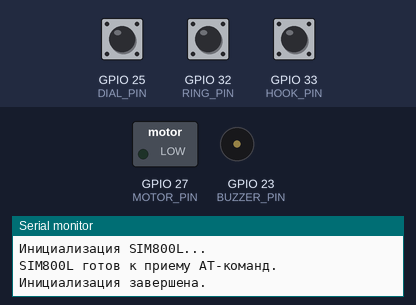
The program below on a simulated ESP32. Parts: switched loads named in the program (green lamp = pin HIGH), buzzer (waves = sounding), the last lines printed to the serial monitor. Dashed ring = blinking. Inputs (shaded band) come from the test bench; at power-on: GPIO 32 (RING_PIN) HIGH, GPIO 33 (HOOK_PIN) HIGH, GPIO 25 (DIAL_PIN) HIGH.

Above: at 6.2 s.
6.3 s: GPIO 32 (RING_PIN) pulled LOW for 3.2 s
At 8.46 s:
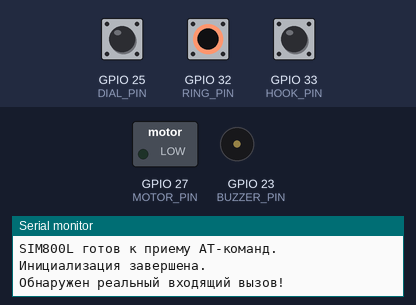
11.0 s: GPIO 33 (HOOK_PIN) pulled LOW for 0.15 s
At 11.12 s:
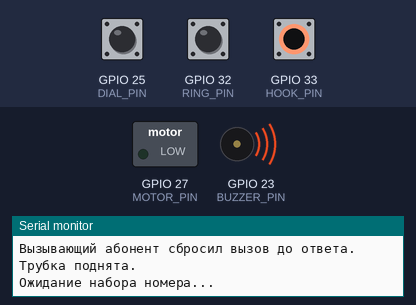
18.2 s: GPIO 33 (HOOK_PIN) pulled LOW for 3.2 s
At 22.1 s:
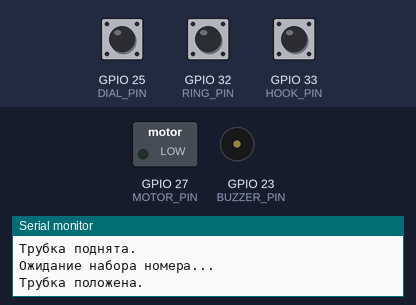
Timing chart, 0 to 23.6 s (numbered marks = the images above; inputs shaded):
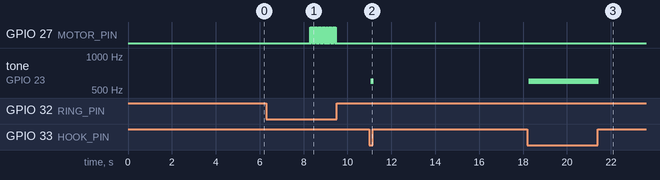

The program:

main.cpp
```cpp
#include "HardwareSerial.h"

// Используем аппаратный UART1 для общения с SIM800L
HardwareSerial SIM800L(1);  // UART1
void signalIncomingCall();
// Определяем пины
#define RING_PIN 32    // Пин для RING
#define HOOK_PIN 33    // Пин для кнопки трубки (положил трубку)
#define DIAL_PIN 25    // Пин для дискового переключателя
#define MOTOR_PIN 27   // Пин для управления мотором через MOSFET
#define BUZZER_PIN 23  // Пин для управления зуммером

// Переменные для дискового переключателя
int needToPrint = 0;
int count = 0;
int in = DIAL_PIN;
int lastState = LOW;
int trueState = LOW;
long lastStateChangeTime = 0;
int cleared = 0;

// Константы для дискового переключателя
int dialHasFinishedRotatingAfterMs = 100; // Время после которого считаем, что цифра набрана
int debounceDelay = 10;                   // Антидребезг
long lastDigitTime = 0;                   // Время последней набранной цифры
long digitTimeout = 5000;                 // Таймаут для завершения набора номера (5 секунд)

// Переменные для хранения набранного номера
String dialedNumber = "";

// Переменные для отслеживания состояния трубки
bool callInProgress = false;
bool dialingStarted = false;  // Флаг начала набора номера

// Прототип функции
void readDial();

// Переменные для антидребезга HOOK_PIN
int hookState = HIGH; // Текущее устойчивое состояние пина HOOK_PIN
int lastHookReading = HIGH; // Последнее прочитанное значение с HOOK_PIN
unsigned long lastHookDebounceTime = 0; // Время последнего изменения состояния
unsigned long hookDebounceDelay = 50; // Задержка для антидребезга (мс)

// Переменные для управления мотором
bool incomingCall = false;
unsigned long ringStartTime = 0;
unsigned long motorSignalStartTime = 0;

// Переменные для обработки RING_PIN
int ringState = HIGH;
unsigned long ringLowStartTime = 0;

int buzzerChannel = 0; // Канал для PWM
int buzzerResolution = 8; // Разрешение PWM (8 бит)
int buzzerFrequency = 600; // Начальная частота зуммера (Гц)
void setup() {
  // Инициализация монитора порта
  Serial.begin(115200);
  while (!Serial) {
    ; // Ждем инициализацию Serial
  }

  Serial.println("Инициализация SIM800L...");

  // Инициализация UART1 для SIM800L
  SIM800L.begin(9600, SERIAL_8N1, 16, 17);

  // Пауза для инициализации модуля
  delay(5000);
  Serial.println("SIM800L готов к приему AT-команд.");

  // Настройка пинов
  pinMode(RING_PIN, INPUT_PULLUP);
  pinMode(HOOK_PIN, INPUT_PULLUP); // Предполагаем, что при поднятой трубке пин в состоянии LOW
  pinMode(DIAL_PIN, INPUT_PULLUP);
  pinMode(MOTOR_PIN, OUTPUT); // Настраиваем MOTOR_PIN как выход
  digitalWrite(MOTOR_PIN, LOW); // Выключаем мотор по умолчанию

  ledcSetup(buzzerChannel, buzzerFrequency, buzzerResolution);
  ledcAttachPin(BUZZER_PIN, buzzerChannel);
  ledcWrite(buzzerChannel, 0); // Выключаем зуммер по умолчанию

  // Инициализация переменных дискового переключателя
  lastState = digitalRead(DIAL_PIN);
  trueState = lastState;

  // Инициализация HOOK_PIN
  hookState = digitalRead(HOOK_PIN);
  lastHookReading = hookState;

  // Инициализация RING_PIN
  ringState = digitalRead(RING_PIN);

  // Дополнительный вывод
  Serial.println("Инициализация завершена.");
}

void loop() {
  // Обработка RING_PIN для обнаружения входящего вызова
  int currentRingState = digitalRead(RING_PIN);

  if (currentRingState != ringState) {
    ringState = currentRingState;

    if (ringState == LOW) {
      ringLowStartTime = millis();
    } else if (ringState == HIGH) {
      // RING_PIN перешел из LOW в HIGH
      if (incomingCall && !callInProgress) {
        // Вызывающий абонент сбросил вызов до ответа
        incomingCall = false;
        digitalWrite(MOTOR_PIN, LOW);
        Serial.println("Вызывающий абонент сбросил вызов до ответа.");
      }
      ringLowStartTime = 0;
    }
  } else if (ringState == LOW && ringLowStartTime > 0) {
    unsigned long ringDuration = millis() - ringLowStartTime;
    if (ringDuration >= 2000 && !incomingCall) { // Если LOW более 2 секунд
      incomingCall = true;
      motorSignalStartTime = millis();
      Serial.println("Обнаружен реальный входящий вызов!");
    }
  }

  // Управление мотором для сигнализации входящего вызова
  if (incomingCall) {
    // Проверяем, не поднята ли трубка
    if (hookState == LOW) {
      // Трубка поднята, прекращаем сигнализацию
      incomingCall = false;
      digitalWrite(MOTOR_PIN, LOW);
      // Ответ на вызов
      SIM800L.println("ATA"); // Ответ на вызов
      Serial.println("Ответ на входящий вызов...");
      callInProgress = true;
    } else {
      // Управляем мотором
      signalIncomingCall();
    }
  } else {
    // Выключаем мотор, если нет входящего вызова
    digitalWrite(MOTOR_PIN, LOW);
  }

  // Чтение данных от SIM800L и вывод в монитор порта
  if (SIM800L.available()) {
    while (SIM800L.available()) {
      char c = SIM800L.read();
      Serial.print(c);
    }
  }

  // Чтение команд из монитора порта
  if (Serial.available()) {
    String command = Serial.readString();
    command.trim();

    if (command.equalsIgnoreCase("REST")) {
      // Функция перезагрузки модуля (если необходимо)
      Serial.println("Перезагрузка модуля SIM800L...");
      // Добавьте здесь логику перезагрузки, если нужно
    } else {
      SIM800L.println(command);
    }
  }

  // Антидребезг для HOOK_PIN
  int reading = digitalRead(HOOK_PIN);

  if (reading != lastHookReading) {
    lastHookDebounceTime = millis();
  }

  if ((millis() - lastHookDebounceTime) > hookDebounceDelay) {
    if (reading != hookState) {
      hookState = reading;

      if (hookState == LOW) {
        // Трубка поднята.
        Serial.println("Трубка поднята.");

        if (incomingCall) {
          // Ответ на входящий вызов
          incomingCall = false;
          digitalWrite(MOTOR_PIN, LOW);
          SIM800L.println("ATA"); // Ответ на вызов
          Serial.println("Ответ на входящий вызов...");
          callInProgress = true;
        } else {
          Serial.println("Ожидание набора номера...");
          dialingStarted = false;  // Сбрасываем флаг начала набора
          ledcWriteTone(buzzerChannel, buzzerFrequency);  // Включаем зуммер с заданной частотой
          ledcWrite(buzzerChannel, 128); // Устанавливаем громкость (скважность)
        }
      } else {
        // Трубка положена.
        Serial.println("Трубка положена.");
        ledcWriteTone(buzzerChannel, 0); // Выключаем зуммер
        if (callInProgress) {
          SIM800L.println("ATH"); // Завершаем вызов
          Serial.println("Завершаем вызов...");
          callInProgress = false;
        }
        // Сброс набранного номера
        dialedNumber = "";
      }
    }
  }

  lastHookReading = reading;

  // Проверяем, поднята ли трубка после антидребезга
  if (hookState == LOW && !incomingCall) {
    // Трубка поднята, и нет входящего вызова, принимаем ввод
    readDial();

    // Проверка на завершение набора номера
    if (dialedNumber.length() > 0 && (millis() - lastDigitTime > digitTimeout)) {
      Serial.print("Набран номер: ");
      Serial.println(dialedNumber);

      // Инициируем вызов
      String atCommand = "ATD" + dialedNumber + ";";
      SIM800L.println(atCommand);
      Serial.println("Инициируем вызов...");
      callInProgress = true;

      // Сброс набранного номера
      dialedNumber = "";
    }
  } else {
    // Если трубка не поднята или есть входящий вызов, зуммер выключен
    ledcWriteTone(buzzerChannel, 0); // Выключаем зуммер
  }
}

// Функция для чтения дискового переключателя
void readDial() {
  int reading = digitalRead(DIAL_PIN);

  if ((millis() - lastStateChangeTime) > dialHasFinishedRotatingAfterMs) {
    if (needToPrint) {
      int digit = count % 10;
      if (digit == 0) {
        digit = 0; // При 10 импульсах цифра '0'
      }
      dialedNumber += String(digit);
      Serial.print("Набрана цифра: ");
      Serial.println(digit);
      needToPrint = 0;
      count = 0;
      cleared = 0;
      lastDigitTime = millis();
    }
  }

  if (reading != lastState) {
    lastStateChangeTime = millis();
  }
  if ((millis() - lastStateChangeTime) > debounceDelay) {
    if (reading != trueState) {
      trueState = reading;
      if (trueState == HIGH) {
        count++;
        needToPrint = 1;
        Serial.print("Обнаружен импульс. Текущее количество: ");
        Serial.println(count);

        if (!dialingStarted) {
          dialingStarted = true;  // Устанавливаем флаг начала набора
          ledcWriteTone(buzzerChannel, 0);  // Выключаем зуммер
        }
      }
    }
  }
  lastState = reading;
}

// Функция для сигнализации входящего вызова
void signalIncomingCall() {
  unsigned long currentTime = millis();
  unsigned long elapsedTime = currentTime - motorSignalStartTime;

  if (elapsedTime % 6000 < 3000) {
    // В течение первых 3 секунд сигнализируем
    if ((elapsedTime / 30) % 2 == 0) {
      digitalWrite(MOTOR_PIN, HIGH); // Включаем мотор
    } else {
      digitalWrite(MOTOR_PIN, LOW); // Выключаем мотор
    }
  } else {
    // Следующие 3 секунды ничего не делаем (мотор выключен)
    digitalWrite(MOTOR_PIN, LOW);
  }
}
```

Measured:
- after the input at 6.3 s, GPIO 27 (MOTOR_PIN): alternates HIGH for 0.03 s and LOW for 0.03 s, 40 changes in all, then stays LOW, starting after 2.0 s
- after the input at 11.0 s, tone on GPIO 23 (BUZZER_PIN): silent → 600 Hz after 0.05 s, → silent 0.15 s later
- after the input at 18.2 s, tone on GPIO 23 (BUZZER_PIN): silent → 600 Hz after 0.05 s, → silent 3.2 s later
